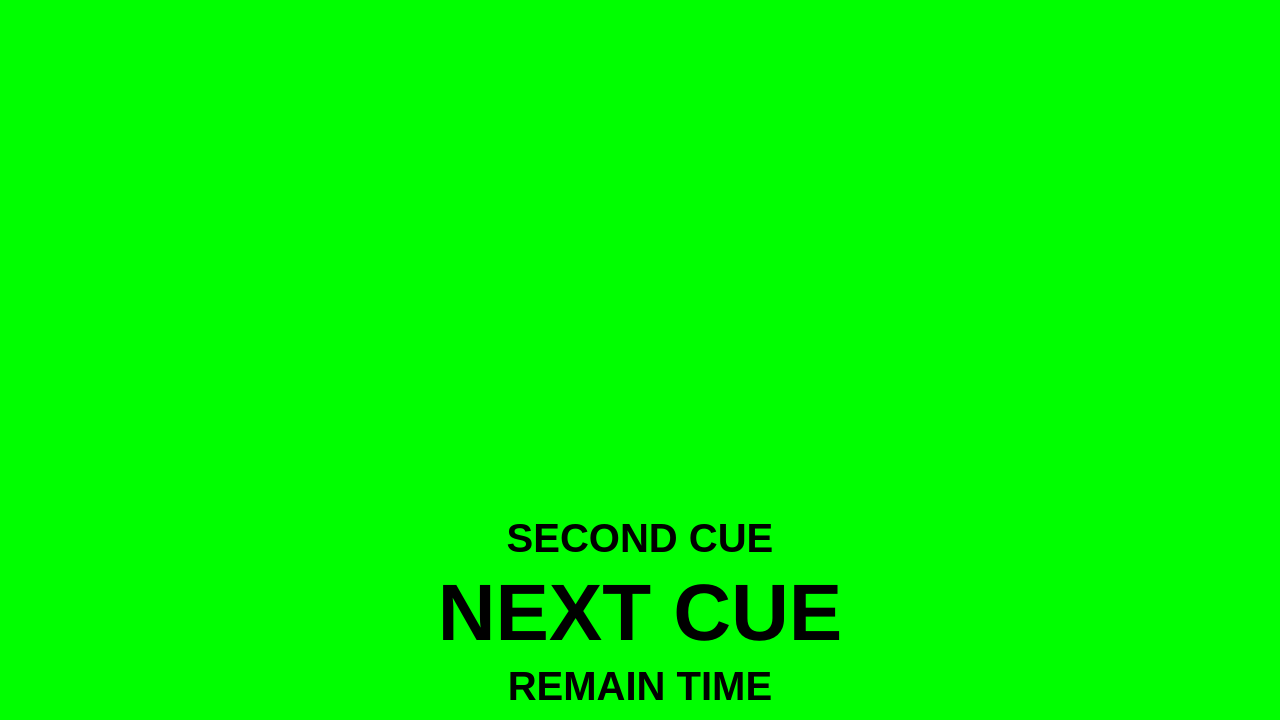
<?xml version="1.0" encoding="UTF-8"?>
<ui version="4.0">
 <author>Titouan Gallin / Foxx Prod 2026</author>
 <class>Dialog</class>
 <widget class="QDialog" name="Dialog">
  <property name="geometry">
   <rect>
    <x>0</x>
    <y>0</y>
    <width>1280</width>
    <height>720</height>
   </rect>
  </property>
  <property name="font">
   <font>
    <family>Script</family>
   </font>
  </property>
  <property name="windowTitle">
   <string>Dialog</string>
  </property>
  <property name="styleSheet">
   <string notr="true">background-color: #00FF00;</string>
  </property>
  <layout class="QVBoxLayout" name="verticalLayout_2">
   <item>
    <layout class="QVBoxLayout" name="verticalLayout">
     <item>
      <widget class="QTextEdit" name="prompt_text">
       <property name="sizePolicy">
        <sizepolicy hsizetype="Expanding" vsizetype="Fixed">
         <horstretch>0</horstretch>
         <verstretch>0</verstretch>
        </sizepolicy>
       </property>
       <property name="minimumSize">
        <size>
         <width>0</width>
         <height>400</height>
        </size>
       </property>
       <property name="styleSheet">
        <string notr="true">QTextEdit {
    font-size: 60px;
    font-weight: bold;
    color: #B8860B;
    background-color: transparent;
    border: none;
    line-height: 80%;
}</string>
       </property>
       <property name="verticalScrollBarPolicy">
        <enum>Qt::ScrollBarPolicy::ScrollBarAlwaysOff</enum>
       </property>
       <property name="horizontalScrollBarPolicy">
        <enum>Qt::ScrollBarPolicy::ScrollBarAlwaysOff</enum>
       </property>
       <property name="readOnly">
        <bool>true</bool>
       </property>
      </widget>
     </item>
     <item>
      <spacer name="verticalSpacer">
       <property name="orientation">
        <enum>Qt::Orientation::Vertical</enum>
       </property>
       <property name="sizeType">
        <enum>QSizePolicy::Policy::Expanding</enum>
       </property>
       <property name="sizeHint" stdset="0">
        <size>
         <width>20</width>
         <height>30</height>
        </size>
       </property>
      </spacer>
     </item>
     <item>
      <widget class="QLabel" name="second_cue">
       <property name="font">
        <font>
         <family>Arial</family>
         <pointsize>30</pointsize>
         <italic>false</italic>
         <bold>true</bold>
        </font>
       </property>
       <property name="text">
        <string>SECOND CUE</string>
       </property>
       <property name="alignment">
        <set>Qt::AlignmentFlag::AlignCenter</set>
       </property>
      </widget>
     </item>
     <item>
      <widget class="QLabel" name="next_cue">
       <property name="font">
        <font>
         <family>Arial</family>
         <pointsize>60</pointsize>
         <bold>true</bold>
        </font>
       </property>
       <property name="styleSheet">
        <string notr="true"/>
       </property>
       <property name="text">
        <string>NEXT CUE</string>
       </property>
       <property name="alignment">
        <set>Qt::AlignmentFlag::AlignCenter</set>
       </property>
      </widget>
     </item>
     <item>
      <widget class="QLabel" name="show_remain_time">
       <property name="font">
        <font>
         <family>Arial</family>
         <pointsize>30</pointsize>
         <bold>true</bold>
        </font>
       </property>
       <property name="text">
        <string>REMAIN TIME</string>
       </property>
       <property name="alignment">
        <set>Qt::AlignmentFlag::AlignCenter</set>
       </property>
      </widget>
     </item>
    </layout>
   </item>
  </layout>
 </widget>
 <resources/>
 <connections/>
</ui>
